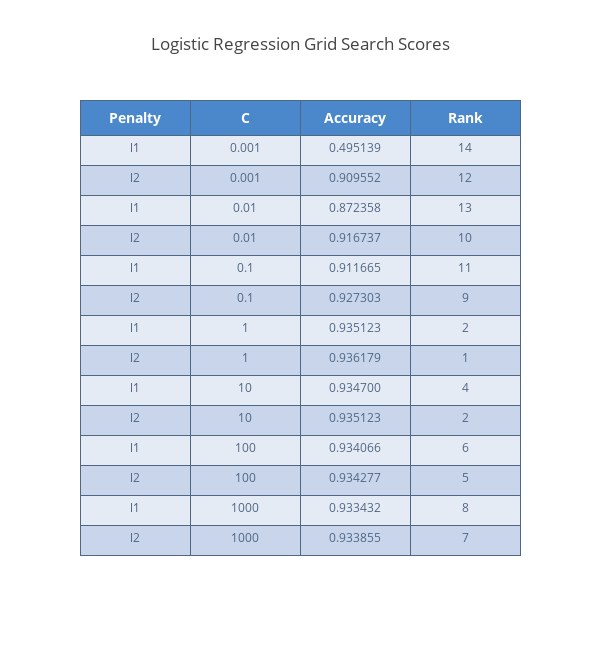
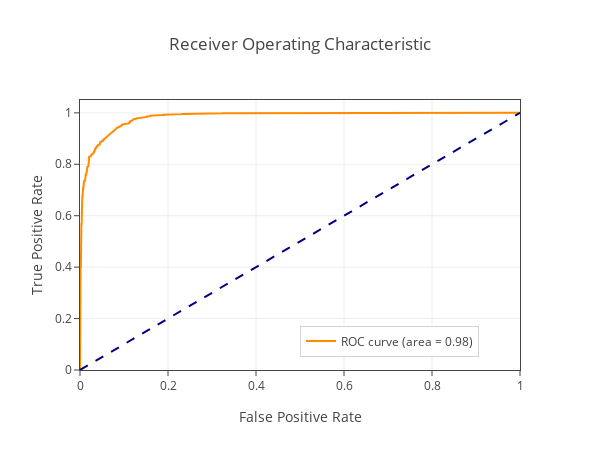

The code cell stored with these charts, in order, in its notebook:
### Markdown cell above
### Logistic Regression Classifier with Regularization

### Code cell
# function to draw table
def draw_table(values, title):
    headerColor = '#4B87CB'
    rowEvenColor = '#C8D5EB'
    rowOddColor = '#E5EBF5'

    trace0 = go.Table(
        type = 'table',
        header = dict(
            values = [['<b>Penalty</b>'],
                      ['<b>C</b>'],
                      ['<b>Accuracy</b>'],
                      ['<b>Rank</b>']],
            line = dict(color = '#506784'),
            fill = dict(color = headerColor),
            align = ['center'],
            font = dict(color = 'white', size = 14)
        ),
        cells = dict(
            values = values,
            line = dict(color = '#506784'),
            fill = dict(color = [[rowOddColor if x % 2 == 0 else rowEvenColor for x in range(len(values[0]))]]),
            align = ['center'],
            font = dict(color = '#506784', size = 12),
            height = 30
        ))
    data = [trace0]

    layout = go.Layout(title=title, autosize=False, width=600, height=650)

    fig = go.Figure(data=data, layout=layout)

    py.iplot(fig)

# grid search
parameters = {'penalty': ['l1', 'l2'], 
              'C': [math.pow(10, k) for k in range(-3,4)]}

gs_clf = GridSearchCV(LogisticRegression(), parameters, n_jobs=-1, cv=5)
gs_clf.fit(x_train, y_train)
score = gs_clf.predict_proba(x_test)[:,1]
predicted = gs_clf.predict(x_test)

values = [list(gs_clf.cv_results_['param_penalty']), 
          list(gs_clf.cv_results_['param_C']), 
          ["%.6f" % x for x in gs_clf.cv_results_['mean_test_score']], 
          list(gs_clf.cv_results_['rank_test_score'])]

draw_table(values, title='Logistic Regression Grid Search Scores')

print("\nBest Parameters: \n{0}\n".format(gs_clf.best_params_))
print("%-12s %f" % ('Accuracy:', metrics.accuracy_score(y_test, predicted)))
print("%-12s %f" % ('Precision:', metrics.precision_score(y_test, predicted, average='macro')))
print("%-12s %f" % ('Recall:', metrics.recall_score(y_test, predicted, average='macro')))
print("Confusion Matrix: \n{0}".format(metrics.confusion_matrix(y_test, predicted)))

fpr_lr_best, tpr_lr_best, thresholds = metrics.roc_curve(y_test, score)
roc_auc_lr_best = metrics.auc(fpr_lr_best, tpr_lr_best)
draw_roc_curve(fpr_lr_best, tpr_lr_best, roc_auc_lr_best, 'ROC curve')

### Figure 1 — Plotly figure (JSON) as saved in the notebook; plotly's stock layout.template omitted (floating-point values rounded to 4 significant figures)
{"data": [{"cells": {"align": ["center"], "fill": {"color": [["#E5EBF5", "#C8D5EB", "#E5EBF5", "#C8D5EB", "#E5EBF5", "#C8D5EB", "#E5EBF5", "#C8D5EB", "#E5EBF5", "#C8D5EB", "#E5EBF5", "#C8D5EB", "#E5EBF5", "#C8D5EB"]]}, "font": {"color": "#506784", "size": 12}, "height": 30, "line": {"color": "#506784"}, "values": [["l1", "l2", "l1", "l2", "l1", "l2", "l1", "l2", "l1", "l2", "l1", "l2", "l1", "l2"], [0.001, 0.001, 0.01, 0.01, 0.1, 0.1, 1, 1, 10, 10, 100, 100, 1000, 1000], ["0.495139", "0.909552", "0.872358", "0.916737", "0.911665", "0.927303", "0.935123", "0.936179", "0.934700", "0.935123", "0.934066", "0.934277", "0.933432", "0.933855"], [14, 12, 13, 10, 11, 9, 2, 1, 4, 2, 6, 5, 8, 7]]}, "header": {"align": ["center"], "fill": {"color": "#4B87CB"}, "font": {"color": "white", "size": 14}, "line": {"color": "#506784"}, "values": [["<b>Penalty</b>"], ["<b>C</b>"], ["<b>Accuracy</b>"], ["<b>Rank</b>"]]}, "type": "table"}], "layout": {"autosize": false, "height": 650, "title": "Logistic Regression Grid Search Scores", "width": 600}}

### Figure 2 — Plotly figure (JSON) as saved in the notebook; plotly's stock layout.template omitted (floating-point values rounded to 4 significant figures; data arrays with more than 128 entries replaced by an {"elided": "..."} marker saying what was removed)
{"data": [{"line": {"color": "darkorange", "width": 2}, "mode": "lines", "name": "ROC curve (area = 0.98)", "type": "scatter", "x": {"elided": "275 float values"}, "y": {"elided": "275 float values"}}, {"line": {"color": "navy", "dash": "dash", "width": 2}, "mode": "lines", "showlegend": false, "type": "scatter", "x": [0, 1], "y": [0, 1]}], "layout": {"autosize": false, "height": 450, "legend": {"bordercolor": "#D3D3D3", "borderwidth": 1, "x": 0.5, "y": 0.05}, "title": "Receiver Operating Characteristic", "width": 600, "xaxis": {"linewidth": 1, "mirror": true, "ticks": "outside", "title": "False Positive Rate"}, "yaxis": {"linewidth": 1, "mirror": true, "range": [0, 1.05], "ticks": "outside", "title": "True Positive Rate"}}}
